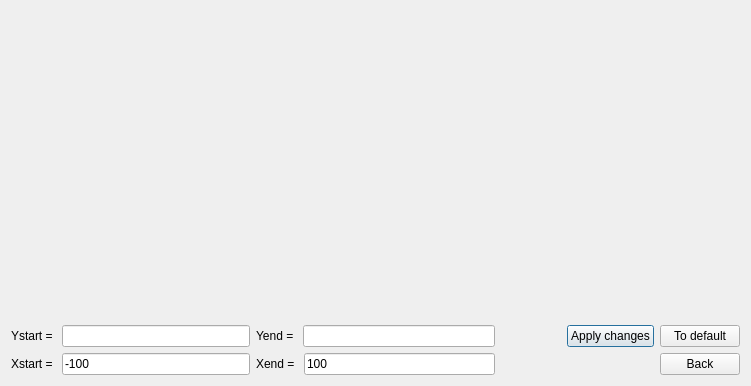
<?xml version="1.0" encoding="UTF-8"?>
<ui version="4.0">
 <class>GraphView</class>
 <widget class="QDialog" name="GraphView">
  <property name="geometry">
   <rect>
    <x>0</x>
    <y>0</y>
    <width>751</width>
    <height>386</height>
   </rect>
  </property>
  <property name="windowTitle">
   <string>Graph</string>
  </property>
  <layout class="QVBoxLayout" name="verticalLayout_4">
   <item>
    <widget class="QCustomPlot" name="graph_plot" native="true">
     <property name="sizePolicy">
      <sizepolicy hsizetype="Expanding" vsizetype="Expanding">
       <horstretch>0</horstretch>
       <verstretch>0</verstretch>
      </sizepolicy>
     </property>
    </widget>
   </item>
   <item>
    <layout class="QHBoxLayout" name="horizontalLayout_6">
     <property name="sizeConstraint">
      <enum>QLayout::SetNoConstraint</enum>
     </property>
     <item>
      <layout class="QVBoxLayout" name="verticalLayout">
       <item>
        <layout class="QHBoxLayout" name="horizontalLayout">
         <property name="sizeConstraint">
          <enum>QLayout::SetMinimumSize</enum>
         </property>
         <item>
          <widget class="QLabel" name="label_3">
           <property name="text">
            <string>Ystart = </string>
           </property>
          </widget>
         </item>
         <item>
          <widget class="QLineEdit" name="y_min_edit"/>
         </item>
        </layout>
       </item>
       <item>
        <layout class="QHBoxLayout" name="horizontalLayout_3">
         <property name="sizeConstraint">
          <enum>QLayout::SetMinimumSize</enum>
         </property>
         <item>
          <widget class="QLabel" name="label">
           <property name="text">
            <string>Xstart = </string>
           </property>
          </widget>
         </item>
         <item>
          <widget class="QLineEdit" name="x_min_edit">
           <property name="text">
            <string>-100</string>
           </property>
          </widget>
         </item>
        </layout>
       </item>
      </layout>
     </item>
     <item>
      <layout class="QVBoxLayout" name="verticalLayout_2">
       <item>
        <layout class="QHBoxLayout" name="horizontalLayout_2">
         <property name="sizeConstraint">
          <enum>QLayout::SetMinimumSize</enum>
         </property>
         <item>
          <widget class="QLabel" name="label_4">
           <property name="text">
            <string>Yend = </string>
           </property>
          </widget>
         </item>
         <item>
          <widget class="QLineEdit" name="y_max_edit">
           <property name="text">
            <string/>
           </property>
           <property name="maxLength">
            <number>32767</number>
           </property>
          </widget>
         </item>
        </layout>
       </item>
       <item>
        <layout class="QHBoxLayout" name="horizontalLayout_4">
         <property name="sizeConstraint">
          <enum>QLayout::SetMinimumSize</enum>
         </property>
         <item>
          <widget class="QLabel" name="label_2">
           <property name="text">
            <string>Xend = </string>
           </property>
          </widget>
         </item>
         <item>
          <widget class="QLineEdit" name="x_max_edit">
           <property name="text">
            <string>100</string>
           </property>
          </widget>
         </item>
        </layout>
       </item>
      </layout>
     </item>
     <item>
      <layout class="QVBoxLayout" name="verticalLayout_3">
       <property name="sizeConstraint">
        <enum>QLayout::SetMinimumSize</enum>
       </property>
       <item>
        <layout class="QHBoxLayout" name="horizontalLayout_7">
         <item>
          <spacer name="horizontalSpacer_2">
           <property name="orientation">
            <enum>Qt::Horizontal</enum>
           </property>
           <property name="sizeHint" stdset="0">
            <size>
             <width>40</width>
             <height>20</height>
            </size>
           </property>
          </spacer>
         </item>
         <item>
          <widget class="QPushButton" name="draw_button">
           <property name="text">
            <string>Apply changes</string>
           </property>
          </widget>
         </item>
         <item>
          <widget class="QPushButton" name="default_settings_button">
           <property name="text">
            <string>To default</string>
           </property>
          </widget>
         </item>
        </layout>
       </item>
       <item>
        <layout class="QHBoxLayout" name="horizontalLayout_5">
         <item>
          <spacer name="horizontalSpacer">
           <property name="orientation">
            <enum>Qt::Horizontal</enum>
           </property>
           <property name="sizeHint" stdset="0">
            <size>
             <width>40</width>
             <height>20</height>
            </size>
           </property>
          </spacer>
         </item>
         <item>
          <widget class="QPushButton" name="back_button">
           <property name="text">
            <string>Back</string>
           </property>
          </widget>
         </item>
        </layout>
       </item>
      </layout>
     </item>
    </layout>
   </item>
  </layout>
 </widget>
 <customwidgets>
  <customwidget>
   <class>QCustomPlot</class>
   <extends>QWidget</extends>
   <header>view/widgets/qcustomplot.h</header>
   <container>1</container>
  </customwidget>
 </customwidgets>
 <resources/>
 <connections/>
</ui>
